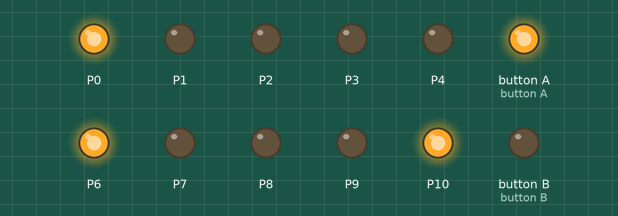
This program was run on a simulated BBC micro:bit running MicroPython. Parts: output pins drawn as LEDs (lit = HIGH). Random numbers come from a fixed seed.

Above: at 0.1 s.
At 4.1 s:
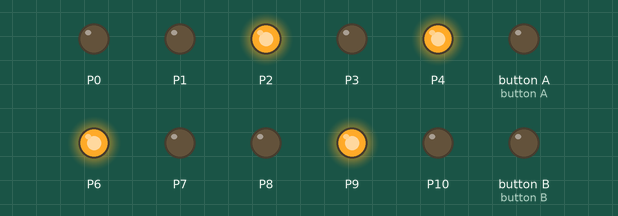
At 10.1 s:
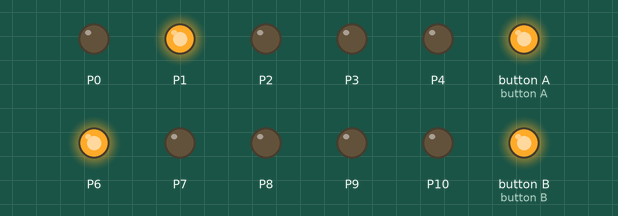
At 19.1 s:
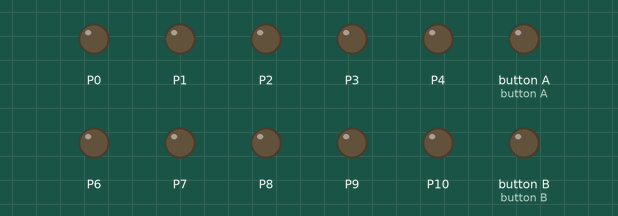
At 28.1 s:
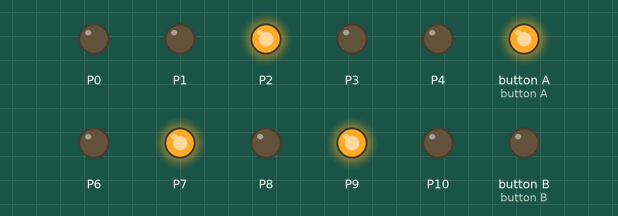
At 38.1 s:
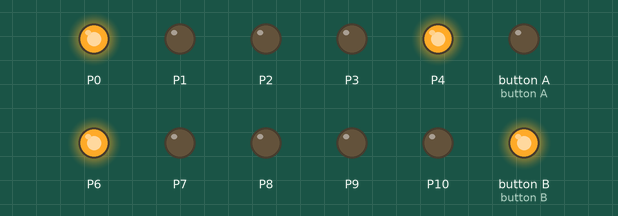
Timing chart, 0 to 40.0 s (numbered marks = the images above):
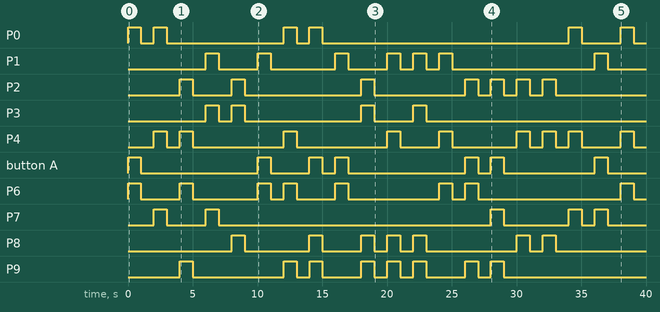

Measured:
- by itself, P0: LOW → HIGH at 0.00 s, → LOW 1.0 s later, → HIGH 1.0 s later, → LOW 1.0 s later, … (12 changes in this stretch)
- by itself, P1: LOW → HIGH at 6.0 s, → LOW 1.0 s later, → HIGH 3.0 s later, → LOW 1.0 s later, … (14 changes in this stretch)
- by itself, P2: LOW → HIGH at 4.0 s, → LOW 1.0 s later, → HIGH 3.0 s later, → LOW 1.0 s later, … (14 changes in this stretch)
- by itself, P3: LOW → HIGH at 6.0 s, → LOW 1.0 s later, → HIGH 1.0 s later, → LOW 1.0 s later, … (8 changes in this stretch)
- by itself, P4: LOW → HIGH at 2.0 s, → LOW 1.0 s later, → HIGH 1.0 s later, → LOW 1.0 s later, … (18 changes in this stretch)
- by itself, button A: LOW → HIGH at 0.00 s, → LOW 1.0 s later, → HIGH 9.0 s later, → LOW 1.0 s later, … (14 changes in this stretch)
- by itself, P6: LOW → HIGH at 0.00 s, → LOW 1.0 s later, → HIGH 3.0 s later, → LOW 1.0 s later, … (16 changes in this stretch)
- by itself, P7: LOW → HIGH at 2.0 s, → LOW 1.0 s later, → HIGH 3.0 s later, → LOW 1.0 s later, … (10 changes in this stretch)

The program:

Christmas-Tree.py
```python
from microbit import *
import time
import random

def eteindre ():
    pin0.write_digital(0)
    pin1.write_digital(0)
    pin2.write_digital(0)
    pin3.write_digital(0)
    pin4.write_digital(0)
    pin5.write_digital(0)
    pin6.write_digital(0)
    pin7.write_digital(0)
    pin8.write_digital(0)
    pin9.write_digital(0)
    pin10.write_digital(0)
    pin11.write_digital(0)

while True:
    liste = []
    # Side A
    liste.append(random.randint(0,2))
    # Side B
    liste.append(random.randint(3,5))
    # Side C
    liste.append(random.randint(6,8))
    # Side D
    liste.append(random.randint(9,11))
    for i in range(4):
        if liste [i] == 0 :
                pin0.write_digital(1)
        if liste [i] == 1 :
                pin1.write_digital(1)
        if liste [i] == 2 :
                pin2.write_digital(1)
        if liste [i] == 3 :
                pin3.write_digital(1)
        if liste [i] == 4 :
                pin4.write_digital(1)
        if liste [i] == 5 :
                pin5.write_digital(1)
        if liste [i] == 6 :
                pin6.write_digital(1)
        if liste [i] == 7 :
                pin7.write_digital(1)
        if liste [i] == 8 :
                pin8.write_digital(1)
        if liste [i] == 9 :
                pin9.write_digital(1)
        if liste [i] == 10 :
                pin10.write_digital(1)
        if liste [i] == 11 :
                pin11.write_digital(1)
    sleep (1000)
    eteindre ()
    sleep (1000)
```
